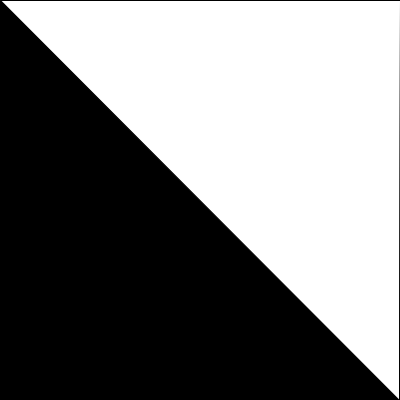
Frame 1 (no input)
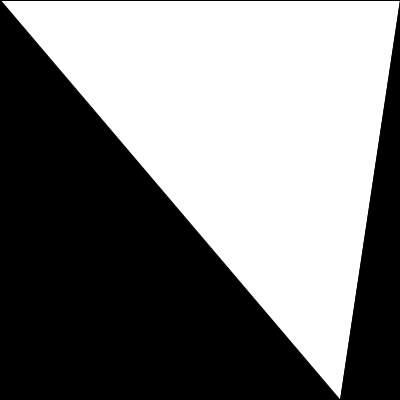
Frame 60 (the mouse pressed at the canvas centre just before this capture)
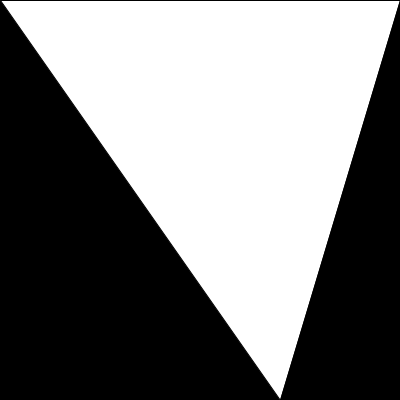
Frame 120 (the mouse held since frame 60 and released just before this capture)

The Processing sketch that drew these frames (run headless with seeded random() and noise(); from frame 60 on, the mouse is pressed at the canvas centre):

// Processing sketch: spinningTriangle
// ── spinningTriangle.pde
int x1;
int y2;
int x3;
int y3;

void setup() {
  size(400, 400);
  frameRate(300);
  reset();
}

void draw() {
  background(0);

  if (x3 > 0)
    x3--;
  else if (y2 < height)
    y2++;
  else if (x1 < width)
    x1++;
  else if (y3 > 0)
    y3--;
  else
    reset();
  triangle(x1, 0, width, y2, x3, y3);
}

void reset() {
  x1 = 0;
  y2 = 0;
  x3 = width;
  y3 = height;
}
